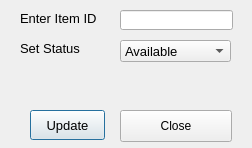
<?xml version="1.0" encoding="UTF-8"?>
<ui version="4.0">
 <class>UpdateItem</class>
 <widget class="QDialog" name="UpdateItem">
  <property name="windowModality">
   <enum>Qt::WindowModal</enum>
  </property>
  <property name="geometry">
   <rect>
    <x>0</x>
    <y>0</y>
    <width>252</width>
    <height>148</height>
   </rect>
  </property>
  <property name="windowTitle">
   <string>Update Any Item</string>
  </property>
  <widget class="QLineEdit" name="txtId">
   <property name="geometry">
    <rect>
     <x>120</x>
     <y>10</y>
     <width>113</width>
     <height>20</height>
    </rect>
   </property>
   <property name="font">
    <font>
     <pointsize>10</pointsize>
    </font>
   </property>
  </widget>
  <widget class="QLabel" name="label_2">
   <property name="geometry">
    <rect>
     <x>20</x>
     <y>40</y>
     <width>81</width>
     <height>16</height>
    </rect>
   </property>
   <property name="font">
    <font>
     <pointsize>10</pointsize>
    </font>
   </property>
   <property name="text">
    <string>Set Status</string>
   </property>
  </widget>
  <widget class="QComboBox" name="cmbStatus">
   <property name="geometry">
    <rect>
     <x>120</x>
     <y>40</y>
     <width>111</width>
     <height>22</height>
    </rect>
   </property>
   <property name="font">
    <font>
     <pointsize>10</pointsize>
    </font>
   </property>
   <item>
    <property name="text">
     <string>Available</string>
    </property>
   </item>
   <item>
    <property name="text">
     <string>Returned</string>
    </property>
   </item>
   <item>
    <property name="text">
     <string>Sold</string>
    </property>
   </item>
   <item>
    <property name="text">
     <string>Spoiled</string>
    </property>
   </item>
  </widget>
  <widget class="QLabel" name="label">
   <property name="geometry">
    <rect>
     <x>20</x>
     <y>10</y>
     <width>91</width>
     <height>16</height>
    </rect>
   </property>
   <property name="font">
    <font>
     <pointsize>10</pointsize>
    </font>
   </property>
   <property name="text">
    <string>Enter Item ID</string>
   </property>
  </widget>
  <widget class="QPushButton" name="pushButton">
   <property name="geometry">
    <rect>
     <x>30</x>
     <y>110</y>
     <width>75</width>
     <height>30</height>
    </rect>
   </property>
   <property name="font">
    <font>
     <pointsize>10</pointsize>
    </font>
   </property>
   <property name="text">
    <string>Update</string>
   </property>
  </widget>
  <widget class="QLabel" name="lblInfo">
   <property name="geometry">
    <rect>
     <x>70</x>
     <y>80</y>
     <width>131</width>
     <height>16</height>
    </rect>
   </property>
   <property name="text">
    <string/>
   </property>
  </widget>
  <widget class="QPushButton" name="pushButton_2">
   <property name="geometry">
    <rect>
     <x>120</x>
     <y>110</y>
     <width>112</width>
     <height>32</height>
    </rect>
   </property>
   <property name="text">
    <string>Close</string>
   </property>
  </widget>
 </widget>
 <resources/>
 <connections/>
</ui>
